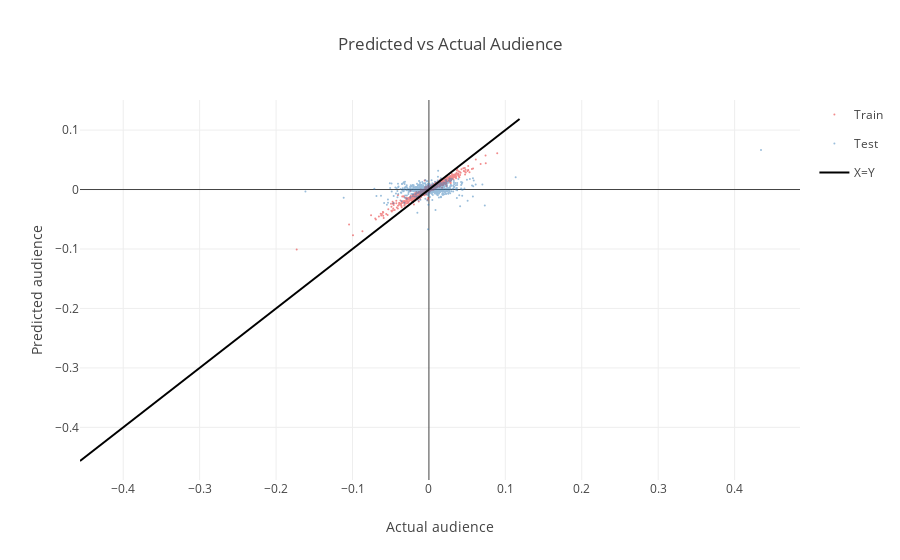
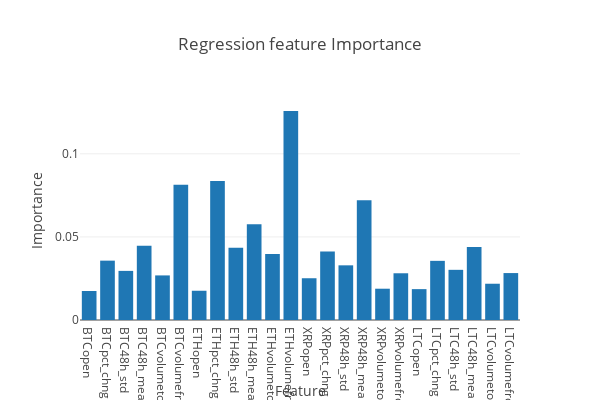

Source (notebook cell) for these figures, in order:
### Markdown cell above
### Visualize Accuracy

### Code cell
corrPlot([np.array(y_train),np.array(y_test)],                 # 1D data vector or list of 1D dsata vectors
             [predicted_train,predicted_test],                 # 1D data vector or list of 1D dsata vectors
             names=['Train','Test'],        # names of x, y (ex:['A', 'B']
             maxdata=2010,      # max # of points to plot above histogram (if too high, it will be slow)
             addCorr=True,      # whether to add correlation statistics into plot (R2, spearmanR2, Pvals, & y=mx+b)
             addCorrLine=0,
             addXYline=1,
             plot=True,         # if false, just returns plotly json object
             title='Predicted vs Actual Audience', # title of plot
             xlbl='Actual audience',           #
             ylbl='Predicted audience')          #

show_obs_bar = go.Bar(
    x=list(X),
    y=regr.feature_importances_,
)
layout = go.Layout(
        title='Regression feature Importance',
        xaxis={'title': 'Feature'},
        yaxis={'title': 'Importance'},
        hovermode='closest',
        height =400,
        width = 600,
)
fig = go.Figure(data=[show_obs_bar], layout=layout)
pyo.iplot(fig)

### Figure 1 — Plotly figure (JSON) as saved in the notebook; plotly's stock layout.template omitted (floating-point values rounded to 4 significant figures; data arrays with more than 128 entries replaced by an {"elided": "..."} marker saying what was removed)
{"data": [{"legendgroup": "Train", "marker": {"color": "rgb(228,26,28)", "size": 2}, "mode": "markers", "name": "Train", "opacity": 0.5, "type": "scatter", "x": {"elided": "2010 float values"}, "y": {"elided": "2010 float values"}}, {"legendgroup": "Test", "marker": {"color": "rgb(55,126,184)", "size": 2}, "mode": "markers", "name": "Test", "opacity": 0.5, "type": "scatter", "x": {"elided": "1609 float values"}, "y": {"elided": "1609 float values"}}, {"line": {"color": "black"}, "mode": "lines", "name": "X=Y", "showlegend": true, "type": "scatter", "x": [-0.4566, 0.1186], "y": [-0.4566, 0.1186]}], "layout": {"annotations": [], "hovermode": "closest", "title": "Predicted vs Actual Audience", "xaxis": {"title": "Actual audience"}, "yaxis": {"title": "Predicted audience"}}}

### Figure 2 — Plotly figure (JSON) as saved in the notebook; plotly's stock layout.template omitted (floating-point values rounded to 4 significant figures)
{"data": [{"type": "bar", "x": ["BTCopen", "BTCpct_chng", "BTC48h_std", "BTC48h_mean", "BTCvolumeto", "BTCvolumefrom", "ETHopen", "ETHpct_chng", "ETH48h_std", "ETH48h_mean", "ETHvolumeto", "ETHvolumefrom", "XRPopen", "XRPpct_chng", "XRP48h_std", "XRP48h_mean", "XRPvolumeto", "XRPvolumefrom", "LTCopen", "LTCpct_chng", "LTC48h_std", "LTC48h_mean", "LTCvolumeto", "LTCvolumefrom"], "y": [0.01745, 0.03571, 0.02955, 0.04475, 0.02683, 0.08145, 0.0176, 0.0836, 0.04347, 0.05766, 0.03966, 0.1257, 0.02512, 0.04123, 0.0329, 0.07198, 0.01883, 0.02811, 0.01857, 0.03559, 0.03019, 0.04396, 0.02182, 0.02824]}], "layout": {"height": 400, "hovermode": "closest", "title": "Regression feature Importance", "width": 600, "xaxis": {"title": "Feature"}, "yaxis": {"title": "Importance"}}}
